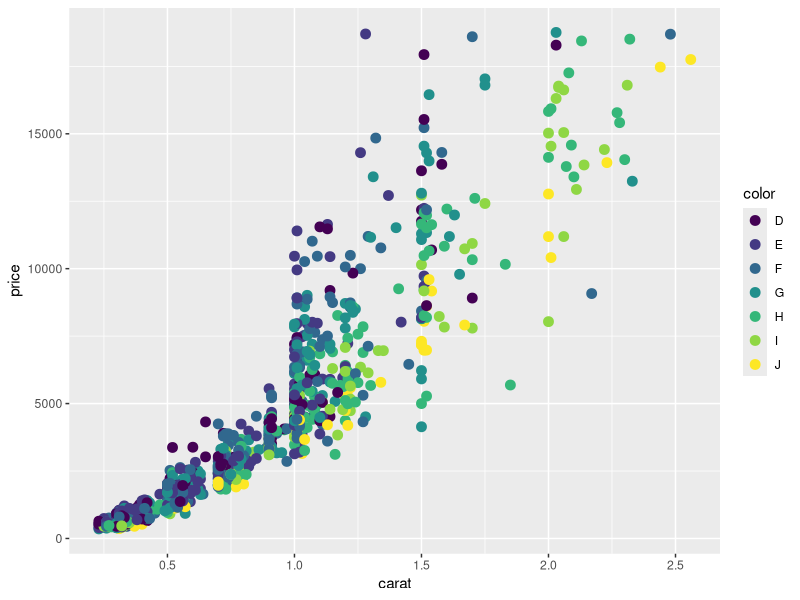
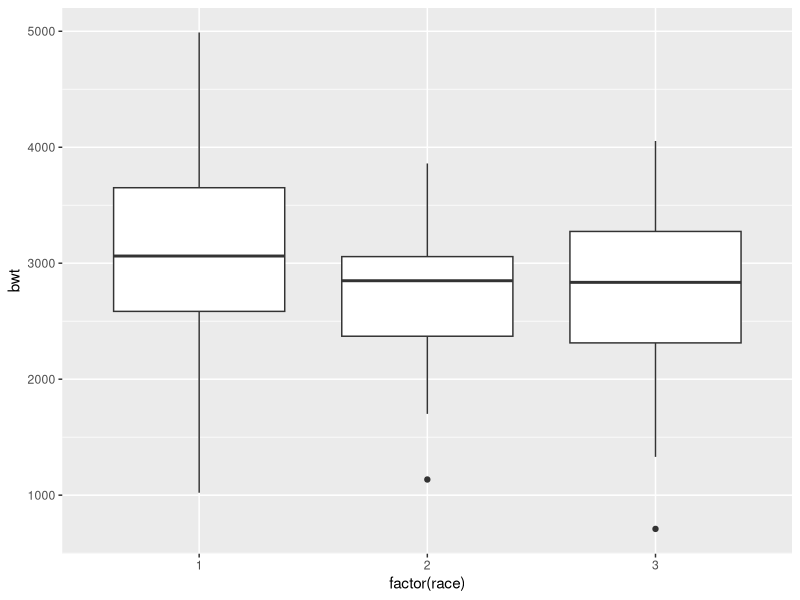

Generate these figures, in order, with R:
# ggplot learning script
# Brian Mannakee
# February 22, 2015



library(ggplot2)
library(plyr)
library(ggthemes)
library(reshape2)
library(MASS)

myplot <- ggplot(data=iris, aes(x=Sepal.Length,y=Sepal.Width,colour=Species)) 
myplot <- myplot + geom_point(aes(shape=Species),size=3)
#print(myplot)

d2 <- diamonds[sample(1:dim(diamonds)[1],1000),]
plt1 <- ggplot(d2,aes(x=carat,y=price,colour=color))
plt1 <- plt1 + geom_point(size=3)
print(plt1)

plt2 <- ggplot(birthwt, aes(factor(race),bwt)) + geom_boxplot()
print(plt2)